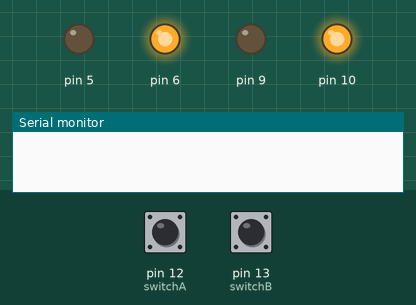
Simulated run of this sketch. Board: Arduino Uno, built with avr-gcc and run on an emulated ATmega328P. Shown: output pins drawn as LEDs (lit = HIGH), the last lines printed to the serial monitor. The test bench sets the inputs (shaded band); at power-on: pin 12 (switchA) HIGH, pin 13 (switchB) LOW.

Above: at 1.2 s.
1.3 s: pin 12 (switchA) pulled LOW for 0.15 s
At 1.7 s:
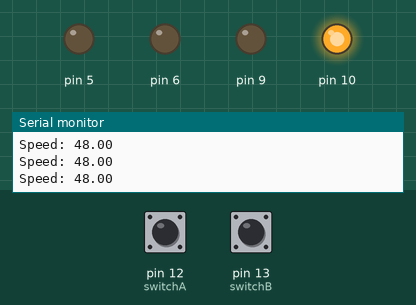
Timing chart, 0 to 4.3 s (numbered marks = the images above; inputs shaded):
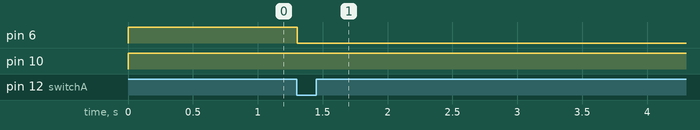

The sketch:

sketch_dec11a.ino
```cpp
#include <PIDController.h>
PIDController pid;

#define True 1
#define False 0
double  error_array[100]={0};
int set_point=0;
double error=0;
double avg_speed=0;
int switchA = 12;
int switchB = 13;
int Rcounter = 0;
int Lcounter = 0;
int output;
int switchas;
int switchals;
bool millisStarted = False;
bool measureTime   = False;
int arr[30];
int i = 0;
int PrevTime = 0;
int CurrTime = 0;
int TimeDiff = 0;
float speed = 0;
double speed_array[100];
int counter=0;
int  K_I=10;
void setup() {
  // put your setup code here, to run once:
  Serial.begin(9600);
  //
  /*
  pid.begin();
  pid.setpoint(60);
  pid.tune(1,0,0);
  pid.limit(0,255);
  */
  pinMode(switchA,INPUT);
  pinMode(switchB,INPUT);

  switchals =digitalRead(switchA);
  pinMode(6,OUTPUT);
  pinMode(5,OUTPUT);
  pinMode(9,OUTPUT);
  pinMode(10,OUTPUT);
}

void loop() {
  // put your main code here, to run repeatedly:
  set_point=30;

error= set_point-speed;
error_array[counter]=error;
double error_avg=0;

for(int i=0;i<100;i++)
{
    error_avg+=error_array[counter];
}
error_avg/=100;

 counter++;
counter=counter%100;

double motor_input=20*error+K_I*error_avg;

if(motor_input>255)
  motor_input=255;
else if(motor_input<0)
  motor_input=0;

//motor_input=255;
analogWrite(6,motor_input);
analogWrite(5,0);
analogWrite(9,0);
analogWrite(10,255);
  switchas = digitalRead(switchA);
  if(switchas != switchals){
    if(digitalRead(switchB) != switchas){
      if (millisStarted == False){
        PrevTime = millis();
        millisStarted = True;
      }
      else{
        CurrTime = millis();
        TimeDiff = CurrTime - PrevTime;
        speed = 680 / TimeDiff;
        millisStarted = False;
      }
      Rcounter++;
    }
    else{
      if (millisStarted == False){
        PrevTime = millis();
        millisStarted = True;
      }
      else{
        CurrTime = millis();
        TimeDiff = CurrTime - PrevTime;
        speed = 680/ TimeDiff;
        millisStarted = False;
      }
      Lcounter++;
      }

Serial.print("Speed: ");
    Serial.println(speed);

/*

    Serial.print("Speed: ");
    Serial.println(speed);


  }

  switchals = switchas;
  */
 /*
  output = pid.compute(avg_speed/10);
  analogWrite(5,output);
  analogWrite(6,0);
  Serial.println(output);
  */

  }
}
```

Measured:
- after the input at 1.3 s, pin 6: HIGH → LOW at once
